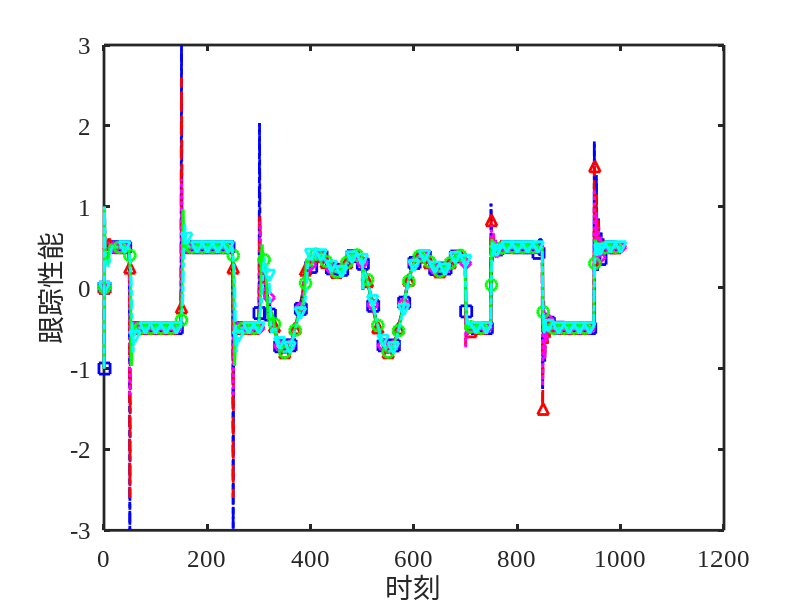

MATLAB code for this plot: (Note: this script raises an error after producing the figure.)
clear all;
close all;
N=1000;

nu=1;
eta=1;
mu=1;
rho=0.6;
lambda_list =[0.01, 0.05, 0.1, 0.5, 1];

%期望值
for k=1:N+1
    if k<=300
        yd(k)=0.5*(-1)^round(k/100);
    else
        if k<=700
            yd(k)=0.5*sin(k*pi/100)+0.3*cos(k*pi/50);
        else
            yd(k)=0.5*(-1)^round(k/100);
        end
     end
end

% 1 %%%%%%%%%%%%%%%%%%%%%%%%%%%%%%%%%%%%%%%%%%%%%%%%%%%%%%%%%%%%%%%%%%%%%%%%
%控制器参数
lambda=lambda_list(1);

%初值
y1(1)=-1;y1(2)=1;y1(3)=0.5;
u1(1:2)=0;
du1(1:2,1:nu)=0;

I=eye(nu);
%控制器伪偏导数初值
fai1(1:2,1) =2;
fai1(1:2,2:nu)=0;
%程序循环
%for k=nu+1:N
for k=3:N
    a(k)=1+round(k/500);
    fai1(k,1:nu)=fai1(k-1,1:nu)+eta*(y1(k)-y1(k-1)-fai1(k-1,1:nu)*du1(k-1,1:nu)')*du1(k-1,1:nu)/(mu+du1(k-1,1:nu)*du1(k-1,1:nu)');
    if (fai1(k,1)<10^(-5)) || ((du1(k-1,1:nu)*du1(k-1,1:nu)')^0.5<10^(-5))
        fai1(k,1)=0.5;
    end

    if k~=500 % one step interruption
        if nu==1
            u1(k) = u1(k-1)+rho*fai1(k,1)*(yd(k+1)-y1(k))/(lambda+fai1(k,1).^2);        
        else
            u1(k) = u1(k-1)+rho*fai1(k,1)*(yd(k+1)-y1(k)-fai1(k,2:nu)*du1(k-1,1:nu-1)')/(lambda+fai1(k,1).^2); 
        end
    else
        u1(k) = 0;
    end

    %model
    if k<=500
        y1(k+1)=y1(k)/(1+y1(k).^2)+u1(k)^3;
    else
        y1(k+1)=(y1(k)*y1(k-1)*y1(k-2)*u1(k-1)*(y1(k-2)-1)+a(k)*u1(k))/(1+y1(k-1)^2+y1(k-2)^2);    
    end
    for i=1:nu
        du1(k,i)=u1(k-i+1)-u1(k-i);
    end
    emax1(k+1)=yd(k+1)-y1(k+1);
end
%%%%%%%%%%%%%%%%%%%%%%%%%%%%%%%%%%%%%%%%%%%%%%%%%%%%%%%%%%%%%%%%%%%%%%%%%

% 2 %%%%%%%%%%%%%%%%%%%%%%%%%%%%%%%%%%%%%%%%%%%%%%%%%%%%%%%%%%%%%%%%%%%%%%%%
%控制器参数
lambda=lambda_list(2);

%初值
y2(1)=-1;y2(2)=1;y2(3)=0.5;
u2(1:2)=0;
du2(1:2,1:nu)=0;

I=eye(nu);
%控制器伪偏导数初值
fai2(1:2,1) =2;
fai2(1:2,2:nu)=0;
%程序循环
%for k=nu+1:N
for k=3:N
    a(k)=1+round(k/500);
    fai2(k,1:nu)=fai2(k-1,1:nu)+eta*(y2(k)-y2(k-1)-fai2(k-1,1:nu)*du2(k-1,1:nu)')*du2(k-1,1:nu)/(mu+du2(k-1,1:nu)*du2(k-1,1:nu)');
    if (fai2(k,1)<10^(-5)) || ((du2(k-1,1:nu)*du2(k-1,1:nu)')^0.5<10^(-5))
        fai2(k,1)=0.5;
    end

    if k~=500 % one step interruption
        if nu==1
            u2(k) = u2(k-1)+rho*fai2(k,1)*(yd(k+1)-y2(k))/(lambda+fai2(k,1).^2);        
        else
            u2(k) = u2(k-1)+rho*fai2(k,1)*(yd(k+1)-y2(k)-fai2(k,2:nu)*du2(k-1,1:nu-1)')/(lambda+fai2(k,1).^2); 
        end
    else
        u2(k) = 0;
    end

    %model
    if k<=500
        y2(k+1)=y2(k)/(1+y2(k).^2)+u2(k)^3;
    else
        y2(k+1)=(y2(k)*y2(k-1)*y2(k-2)*u2(k-1)*(y2(k-2)-1)+a(k)*u2(k))/(1+y2(k-1)^2+y2(k-2)^2);    
    end
    for i=1:nu
        du2(k,i)=u2(k-i+1)-u2(k-i);
    end
    emax2(k+1)=yd(k+1)-y2(k+1);
end
%%%%%%%%%%%%%%%%%%%%%%%%%%%%%%%%%%%%%%%%%%%%%%%%%%%%%%%%%%%%%%%%%%%%%%%%%

% 3 %%%%%%%%%%%%%%%%%%%%%%%%%%%%%%%%%%%%%%%%%%%%%%%%%%%%%%%%%%%%%%%%%%%%%%%%
%控制器参数
lambda=lambda_list(3);

%初值
y3(1)=-1;y3(2)=1;y3(3)=0.5;
u3(1:2)=0;
du3(1:2,1:nu)=0;

I=eye(nu);
%控制器伪偏导数初值
fai3(1:2,1) =2;
fai3(1:2,2:nu)=0;
%程序循环
%for k=nu+1:N
for k=3:N
    a(k)=1+round(k/500);
    fai3(k,1:nu)=fai3(k-1,1:nu)+eta*(y3(k)-y3(k-1)-fai3(k-1,1:nu)*du3(k-1,1:nu)')*du3(k-1,1:nu)/(mu+du3(k-1,1:nu)*du3(k-1,1:nu)');
    if (fai3(k,1)<10^(-5)) || ((du3(k-1,1:nu)*du3(k-1,1:nu)')^0.5<10^(-5))
        fai3(k,1)=0.5;
    end

    if k~=500 % one step interruption
        if nu==1
            u3(k) = u3(k-1)+rho*fai3(k,1)*(yd(k+1)-y3(k))/(lambda+fai3(k,1).^2);        
        else
            u3(k) = u3(k-1)+rho*fai3(k,1)*(yd(k+1)-y3(k)-fai3(k,2:nu)*du3(k-1,1:nu-1)')/(lambda+fai3(k,1).^2); 
        end
    else
        u3(k) = 0;
    end

    %model
    if k<=500
        y3(k+1)=y3(k)/(1+y3(k).^2)+u3(k)^3;
    else
        y3(k+1)=(y3(k)*y3(k-1)*y3(k-2)*u3(k-1)*(y3(k-2)-1)+a(k)*u3(k))/(1+y3(k-1)^2+y3(k-2)^2);    
    end
    for i=1:nu
        du3(k,i)=u3(k-i+1)-u3(k-i);
    end
    emax3(k+1)=yd(k+1)-y3(k+1);
end
%%%%%%%%%%%%%%%%%%%%%%%%%%%%%%%%%%%%%%%%%%%%%%%%%%%%%%%%%%%%%%%%%%%%%%%%%

% 4 %%%%%%%%%%%%%%%%%%%%%%%%%%%%%%%%%%%%%%%%%%%%%%%%%%%%%%%%%%%%%%%%%%%%%%%%
%控制器参数
lambda=lambda_list(4);

%初值
y4(1)=-1;y4(2)=1;y4(3)=0.5;
u4(1:2)=0;
du4(1:2,1:nu)=0;

I=eye(nu);
%控制器伪偏导数初值
fai4(1:2,1) =2;
fai4(1:2,2:nu)=0;
%程序循环
%for k=nu+1:N
for k=3:N
    a(k)=1+round(k/500);
    fai4(k,1:nu)=fai4(k-1,1:nu)+eta*(y4(k)-y4(k-1)-fai4(k-1,1:nu)*du4(k-1,1:nu)')*du4(k-1,1:nu)/(mu+du4(k-1,1:nu)*du4(k-1,1:nu)');
    if (fai4(k,1)<10^(-5)) || ((du4(k-1,1:nu)*du4(k-1,1:nu)')^0.5<10^(-5))
        fai4(k,1)=0.5;
    end

    if k~=500 % one step interruption
        if nu==1
            u4(k) = u4(k-1)+rho*fai4(k,1)*(yd(k+1)-y4(k))/(lambda+fai4(k,1).^2);        
        else
            u4(k) = u4(k-1)+rho*fai4(k,1)*(yd(k+1)-y4(k)-fai4(k,2:nu)*du4(k-1,1:nu-1)')/(lambda+fai4(k,1).^2); 
        end
    else
        u4(k) = 0;
    end

    %model
    if k<=500
        y4(k+1)=y4(k)/(1+y4(k).^2)+u4(k)^3;
    else
        y4(k+1)=(y4(k)*y4(k-1)*y4(k-2)*u4(k-1)*(y4(k-2)-1)+a(k)*u4(k))/(1+y4(k-1)^2+y4(k-2)^2);    
    end
    for i=1:nu
        du4(k,i)=u4(k-i+1)-u4(k-i);
    end
    emax4(k+1)=yd(k+1)-y4(k+1);
end
%%%%%%%%%%%%%%%%%%%%%%%%%%%%%%%%%%%%%%%%%%%%%%%%%%%%%%%%%%%%%%%%%%%%%%%%%

% 5 %%%%%%%%%%%%%%%%%%%%%%%%%%%%%%%%%%%%%%%%%%%%%%%%%%%%%%%%%%%%%%%%%%%%%%%%
%控制器参数
lambda=lambda_list(5);

%初值
y5(1)=-1;y5(2)=1;y5(3)=0.5;
u5(1:2)=0;
du5(1:2,1:nu)=0;

I=eye(nu);
%控制器伪偏导数初值
fai5(1:2,1) =2;
fai5(1:2,2:nu)=0;
%程序循环
%for k=nu+1:N
for k=3:N
    a(k)=1+round(k/500);
    fai5(k,1:nu)=fai5(k-1,1:nu)+eta*(y5(k)-y5(k-1)-fai5(k-1,1:nu)*du5(k-1,1:nu)')*du5(k-1,1:nu)/(mu+du5(k-1,1:nu)*du5(k-1,1:nu)');
    if (fai5(k,1)<10^(-5)) || ((du5(k-1,1:nu)*du5(k-1,1:nu)')^0.5<10^(-5))
        fai5(k,1)=0.5;
    end

    if k~=500 % one step interruption
        if nu==1
            u5(k) = u5(k-1)+rho*fai5(k,1)*(yd(k+1)-y5(k))/(lambda+fai5(k,1).^2);        
        else
            u5(k) = u5(k-1)+rho*fai5(k,1)*(yd(k+1)-y5(k)-fai5(k,2:nu)*du5(k-1,1:nu-1)')/(lambda+fai5(k,1).^2); 
        end
    else
        u5(k) = 0;
    end

    %model
    if k<=500
        y5(k+1)=y5(k)/(1+y5(k).^2)+u5(k)^3;
    else
        y5(k+1)=(y5(k)*y5(k-1)*y5(k-2)*u5(k-1)*(y5(k-2)-1)+a(k)*u5(k))/(1+y5(k-1)^2+y5(k-2)^2);    
    end
    for i=1:nu
        du5(k,i)=u5(k-i+1)-u5(k-i);
    end
    emax5(k+1)=yd(k+1)-y5(k+1);
end
%%%%%%%%%%%%%%%%%%%%%%%%%%%%%%%%%%%%%%%%%%%%%%%%%%%%%%%%%%%%%%%%%%%%%%%%%
clf;
mark=8;
step=20;
figure(1)
plot(0,'-k','MarkerSize',mark,'LineWidth',2);hold on;
plot(0,'-.bs','MarkerSize',mark,'LineWidth',2);hold on;
plot(0,'--r^','MarkerSize',mark,'LineWidth',2);hold on;
plot(0,':md','MarkerSize',mark,'LineWidth',2);hold on;
plot(0,'-go','MarkerSize',mark,'LineWidth',2);hold on;
plot(0,'-.cv','MarkerSize',mark,'LineWidth',2);hold on;
set(gca,'LineWidth',2,'fontsize',28);
plot(yd,'k-','LineWidth',2);hold on;
plot(0:k,y1,'-.b','LineWidth',2);hold on;
plot(1:step:N,y1(1:step:N),'bs','MarkerSize',mark,'LineWidth',2);hold on;
plot(0:k,y2,'--r','LineWidth',2);hold on;
plot(10:step:N,y2(10:step:N),'r^','MarkerSize',mark,'LineWidth',2);hold on;
plot(0:k,y3,':m','LineWidth',2);hold on;
plot(20:step:N,y3(20:step:N),'md','MarkerSize',mark,'LineWidth',2);hold on;
plot(0:k,y4,'-g','LineWidth',2);hold on;
plot(30:step:N,y4(30:step:N),'go','MarkerSize',mark,'LineWidth',2);hold on;
plot(0:k,y5,'-.c','LineWidth',2);hold on;
plot(40:step:N,y5(40:step:N),'cv','MarkerSize',mark,'LineWidth',2);hold on;
set(gca, 'FontName', 'Times New Roman', 'FontSize', 18);
set(gca, 'LineWidth', 2);
xlabel('时刻', 'FontSize', 20, 'FontName', 'default');ylabel('跟踪性能', 'FontSize', 20, 'FontName', 'default');
legend_labels = {'y^{{*}}(k)', '\lambda=0.01时的输出y(k)', '\lambda=0.05时的输出y(k)', '\lambda=0.1时的输出y(k)', '\lambda=0.5时的输出y(k)', '\lambda=1时的输出y(k)'};
legend(legend_labels, 'Interpreter', 'tex', 'FontSize', 16, 'FontName', 'default', 'Location', 'northeast');
xlim([0,1000]);
set(gcf, 'Units', 'normalized', 'OuterPosition', [0 0 1 1]);
exportgraphics(gcf, '1_one_step_1.png', 'Resolution', 300);

figure(2)
plot(0,'-.bs','MarkerSize',mark,'LineWidth',2);hold on;
plot(0,'--r^','MarkerSize',mark,'LineWidth',2);hold on;
plot(0,':md','MarkerSize',mark,'LineWidth',2);hold on;
plot(0,'-go','MarkerSize',mark,'LineWidth',2);hold on;
plot(0,'-.cv','MarkerSize',mark,'LineWidth',2);hold on;
set(gca,'LineWidth',2,'fontsize',28);
plot(u1,'-.b','LineWidth',2);hold on;
plot(1:step:N,u1(1:step:N),'bs','MarkerSize',mark,'LineWidth',2);hold on;
plot(u2,'--r','LineWidth',2);hold on;
plot(10:step:N,u2(10:step:N),'r^','MarkerSize',mark,'LineWidth',2);hold on;
plot(u3,':m','LineWidth',2);hold on;
plot(20:step:N,u3(20:step:N),'md','MarkerSize',mark,'LineWidth',2);hold on;
plot(u4,'-g','LineWidth',2);hold on;
plot(30:step:N,u4(30:step:N),'go','MarkerSize',mark,'LineWidth',2);hold on;
plot(u5,'-.c','LineWidth',2);hold on;
plot(40:step:N,u5(40:step:N),'cv','MarkerSize',mark,'LineWidth',2);hold on;
set(gca, 'FontName', 'Times New Roman', 'FontSize', 18);
xlabel('时刻', 'FontSize', 20, 'FontName', 'default');ylabel('控制输入', 'FontSize', 20, 'FontName', 'default');
legend_labels = {'\lambda=0.01时的控制输入u(k)', '\lambda=0.05时的控制输入u(k)', '\lambda=0.1时的控制输入u(k)', '\lambda=0.5时的控制输入u(k)', '\lambda=1时的控制输入u(k)'};
legend(legend_labels, 'Interpreter', 'tex', 'FontSize', 16, 'FontName', 'default', 'Location', 'northeast');
set(gcf, 'Units', 'normalized', 'OuterPosition', [0 0 1 1]);
exportgraphics(gcf, '1_one_step_2.png', 'Resolution', 300);

figure(3)
plot(0,'-.bs','MarkerSize',mark,'LineWidth',2);hold on;
plot(0,'--r^','MarkerSize',mark,'LineWidth',2);hold on;
plot(0,':md','MarkerSize',mark,'LineWidth',2);hold on;
plot(0,'-go','MarkerSize',mark,'LineWidth',2);hold on;
plot(0,'-.cv','MarkerSize',mark,'LineWidth',2);hold on;
set(gca,'LineWidth',2,'fontsize',28);
plot(fai1,'-.b','LineWidth',2);hold on;
plot(1:step:N,fai1(1:step:N),'bs','MarkerSize',mark,'LineWidth',2);hold on;
plot(fai2,'--r','LineWidth',2);hold on;
plot(10:step:N,fai2(10:step:N),'r^','MarkerSize',mark,'LineWidth',2);hold on;
plot(fai3,':m','LineWidth',2);hold on;
plot(20:step:N,fai3(20:step:N),'md','MarkerSize',mark,'LineWidth',2);hold on;
plot(fai4,'-g','LineWidth',2);hold on;
plot(30:step:N,fai4(30:step:N),'go','MarkerSize',mark,'LineWidth',2);hold on;
plot(fai5,'-.c','LineWidth',2);hold on;
plot(40:step:N,fai5(40:step:N),'cv','MarkerSize',mark,'LineWidth',2);hold on;
set(gca, 'FontName', 'Times New Roman', 'FontSize', 18);
xlabel('时刻', 'FontSize', 20, 'FontName', 'default');ylabel('PPD估计值', 'FontSize', 20, 'FontName', 'default');
legend_labels = {'\lambda=0.01时PPD的估计值', '\lambda=0.05时PPD的估计值', '\lambda=0.1时PPD的估计值', '\lambda=0.5时PPD的估计值', '\lambda=1时PPD的估计值'};
legend(legend_labels, 'Interpreter', 'tex', 'FontSize', 16, 'FontName', 'default', 'Location', 'northeast');
set(gcf, 'Units', 'normalized', 'OuterPosition', [0 0 1 1]);
exportgraphics(gcf, '1_one_step_3.png', 'Resolution', 300);
